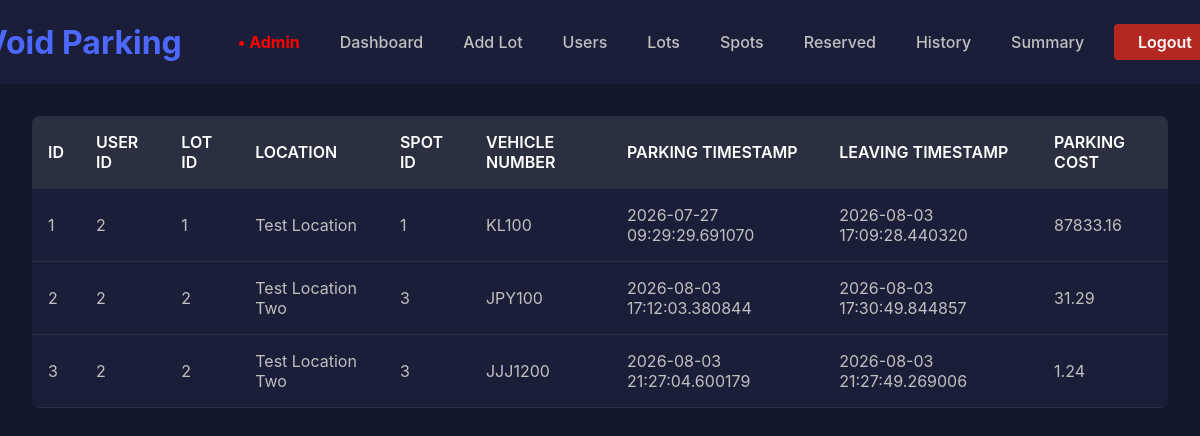
Page /admin/history on the committed database.
### backend/models.py (models this page shows)
class BookingHistory(db.Model):
  __tablename__ = 'bookinghistory'
  id = db.Column(db.Integer, primary_key=True)
  user_id = db.Column(db.Integer, nullable=False)
  lot_id = db.Column(db.Integer, nullable=False)
  location = db.Column(db.String, nullable=False)
  spot_id = db.Column(db.Integer, nullable=False)
  vehicle_num = db.Column(db.String, nullable=False)
  parking_timestamp = db.Column(db.DateTime, nullable=False)
  leaving_timestamp = db.Column(db.DateTime, nullable=False)
  parking_cost = db.Column(db.Float, nullable=False)

### backend/routes.py (the view)
@main.route('/admin/history')
def history():
  history = BookingHistory.query.all()
  return render_template('/admin/history.html', history=history)

### templates/admin/history.html (shortened to what this page needs)
{% extends '/admin/admin_base.html' %}
{% block content %}
{% if history %}
  <table>
    <tr>
      <th> ID </th>
      <th> User ID </th>
      <th> Lot ID </th>
      <th> Location </th>
      <th> Spot ID </th>
      <th> Vehicle Number </th>
      <th> Parking Timestamp </th>
      <th> Leaving Timestamp </th>
      <th> Parking Cost </th>
    </tr>
    {% for booking in history %}
    <tr>
      <td> {{ booking.id }} </td>
      <td> {{ booking.user_id }} </td>
      <td> {{ booking.lot_id }} </td>
      <td> {{ booking.location }} </td>
      <td> {{ booking.spot_id }} </td>
      <td> {{ booking.vehicle_num }} </td>
      <td> {{ booking.parking_timestamp }} </td>
      <td> {{ booking.leaving_timestamp }} </td>
      <td> {{ booking.parking_cost }} </td>
    </tr>
    {% endfor %}
  </table>
{% else %}
  <p>No reserved history!</p>
{% endif %}
{% endblock %}

### static/styles.css (style rules this page uses)
body { margin: 0; font-family: -apple-system, BlinkMacSystemFont, "Segoe UI", Roboto, "Helvetica Neue", Arial, sans-serif; background-color: #12182b; color: #c0c0c0; }
table { width: 100%; border-collapse: collapse; margin-top: 2rem; background-color: #1a1e38; color: #c0c0c0; border-radius: 0.5rem; overflow: hidden; }
th, td { padding: 1rem; text-align: left; border-bottom: 1px solid #2b3040; }
th { background-color: #2b3040; font-weight: 600; text-transform: uppercase; color: #ffffff; }

### rows in the picture
BookingHistory: id "1", user_id "2", lot_id "1", location "Test Location", spot_id "1", vehicle_num "KL100", parking_timestamp "2026-07-27 09:29:29.691070", leaving_timestamp "2026-08-03 17:09:28.440320", parking_cost "87833.16"
BookingHistory: id "2", user_id "2", lot_id "2", location "Test Location Two", spot_id "3", vehicle_num "JPY100", parking_timestamp "2026-08-03 17:12:03.380844", leaving_timestamp "2026-08-03 17:30:49.844857", parking_cost "31.29"
BookingHistory: id "3", user_id "2", lot_id "2", location "Test Location Two", spot_id "3", vehicle_num "JJJ1200", parking_timestamp "2026-08-03 21:27:04.600179", leaving_timestamp "2026-08-03 21:27:49.269006", parking_cost "1.24"
